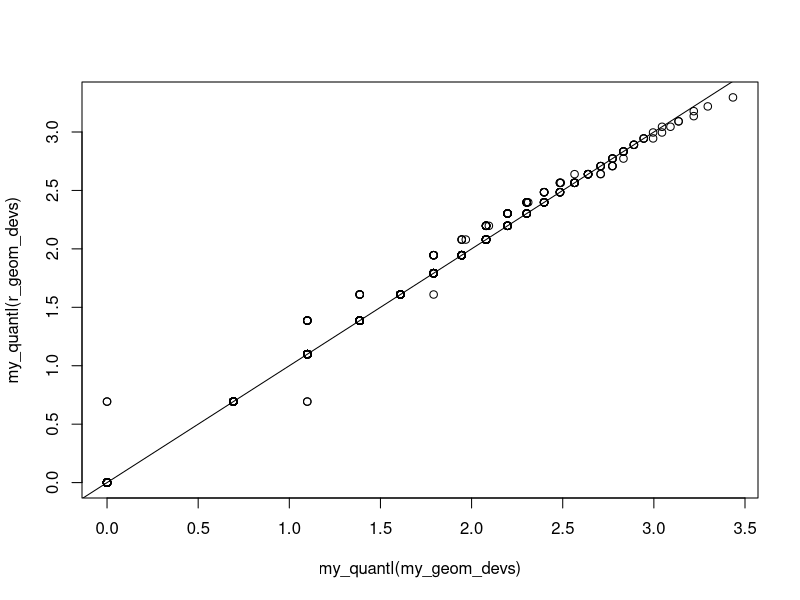
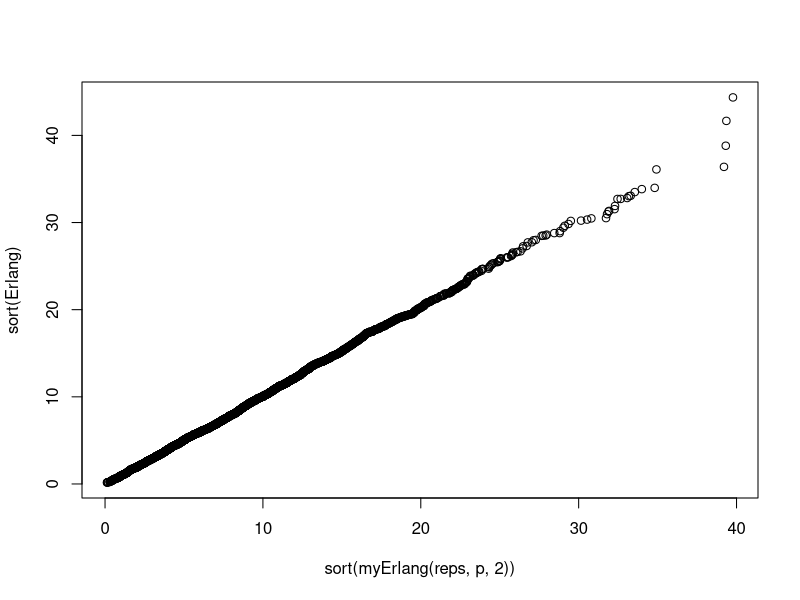

Write the R code that produced these figures, in order. (Note: this script raises an error after producing the figures.)
## Learning distributions
# Goals: 1) generate geometric as a Poisson - exponential mixture
# 2) generate gamma (or Erlang, what is the special case here? ) as sum or mean
# of exponential distributions 
# 3) generate negative binomial as a Poisson - gamma (or Poisson - Erlang?)
# mixture


### here, lambda is the rate (i.e., mean and variance)
### k is resulting count
## probability density of X = k
poiFun <- function(lambda, k){
    lambda^k*exp(-lambda)/factorial(k)
}
# Check that I did it right
all.equal(poiFun(2, 5), dpois(5, 2))


#### lambda is the rate (sometimes people use 1/lambda called "scale")
### x is a non-negative real value
# probability density of X = x
expFun <- function(lambda, x){
    ifelse(x==0, 0, lambda * exp(-lambda * x))
}
#test
all.equal(expFun(lambda = 5, x = 2), dexp(2, 5))


## make a geometric
# probability density X = k
geomFun <- function(p, k){
    (1-p)^k*p
}

# verify

all.equal(geomFun(0.2, 5), dgeom(5, 0.2))

# make a geometric as a mixture of poisson and exponential
# maybe it will help to have the same parameters!
# make the exponential rate w.r.t. a probability p
# is this correct?
makeRate <- function(p){
    p/(1-p)
}


# ok, test that random deviates from my mixture are geometrically distributed
# focus on a probability p
# make a q-q plot

p <- 0.2
reps <- 5000
my_geom_devs <- rpois(reps
                      , lambda = rexp(reps
                                      , rate = makeRate(p)) )



r_geom_devs <- rgeom(reps, p)
# what if I just have my p and 1-p backwards?
rgd2 <- rgeom(reps, 1-p)

summary(r_geom_devs)
summary(my_geom_devs)
summary(rgd2)

# no, I didn't get the probability backwards (but watch out, scale = 1 /rate)

# visualize with a q-q plot
my_quantl <- function(x){quantile(log(x), probs = seq(0.001,0.999,0.001))}
plot(my_quantl(my_geom_devs), my_quantl(r_geom_devs))
abline(0,1)
# after exploration, decided they are nearly the same but something technical 
# means not entirely. 
# https://github.com/wch/r-source/blob/f46b4cd47b4f4b2bb5ef40137a7f48f91b66469e/src/nmath/rgeom.c#L45

# Ok, now on to gamma from exponential (easy to go the other way)
# maybe go by way of the Erlang (gamma with integer shape parameter)
myErlang <- function(n, p, r){
    apply(replicate(r, rexp(n = reps, makeRate(p))), 1, sum)
}
Erlang <- rgamma(reps, rate = makeRate(p), shape = 2)

plot(sort(myErlang(reps, p, 2)), sort(Erlang))

# how to assemble a gamma more generally?
### Skipping that for now...

# Sample the Erlang to make a negative binomial with an integer shape parameter
# (a "Pascal" distribution).

myPascal <- function(n, p, r){
    rpois(n, lambda = 
              myErlang(n, p, r))
}


# test

# pdf("propagates_to_nbinom.pdf")
plot(sort(myPascal(reps, p, 2)), sort(rnbinom(reps, size = r, prob = p))
     , col = rgb(red = 0, green = 0, blue = 0, alpha = 0.01)
     , pch = 16, cex =0.5)
# dev.off()

# at this point I feel fine about the code, noting the buggy-seeming deviations 
# in the q-q plots. 
